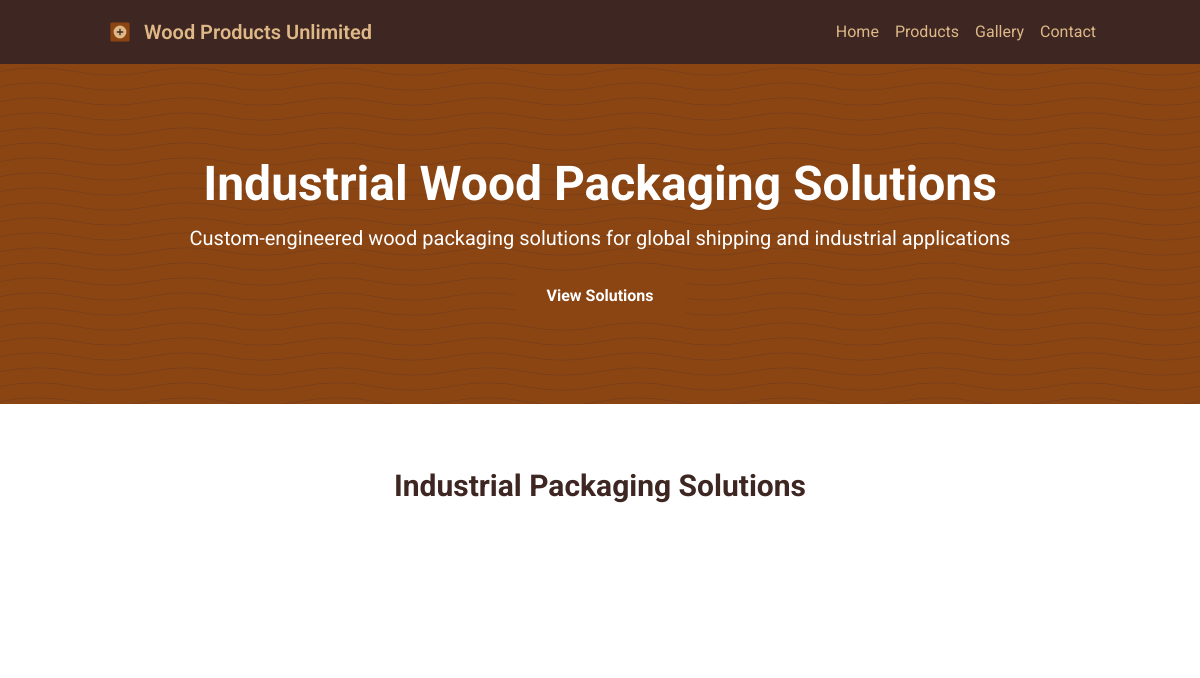
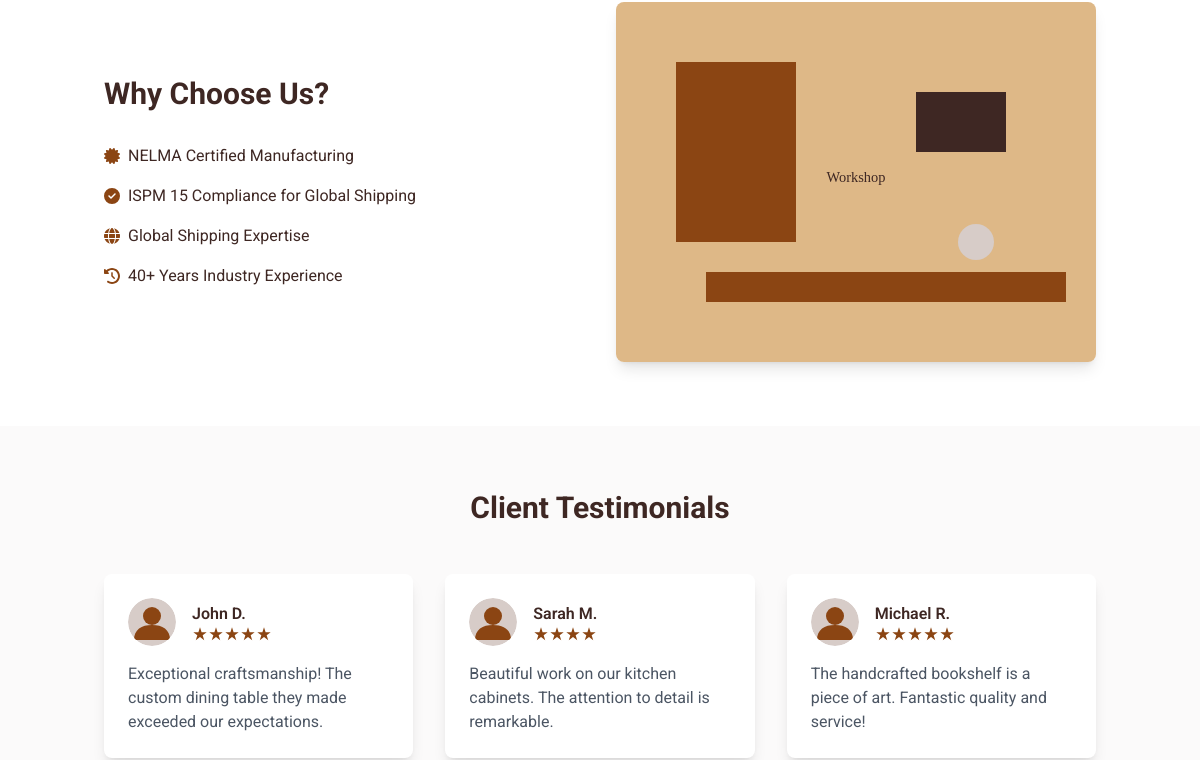
Before: / (upper part) with the older database file (2 pictures, top to bottom).
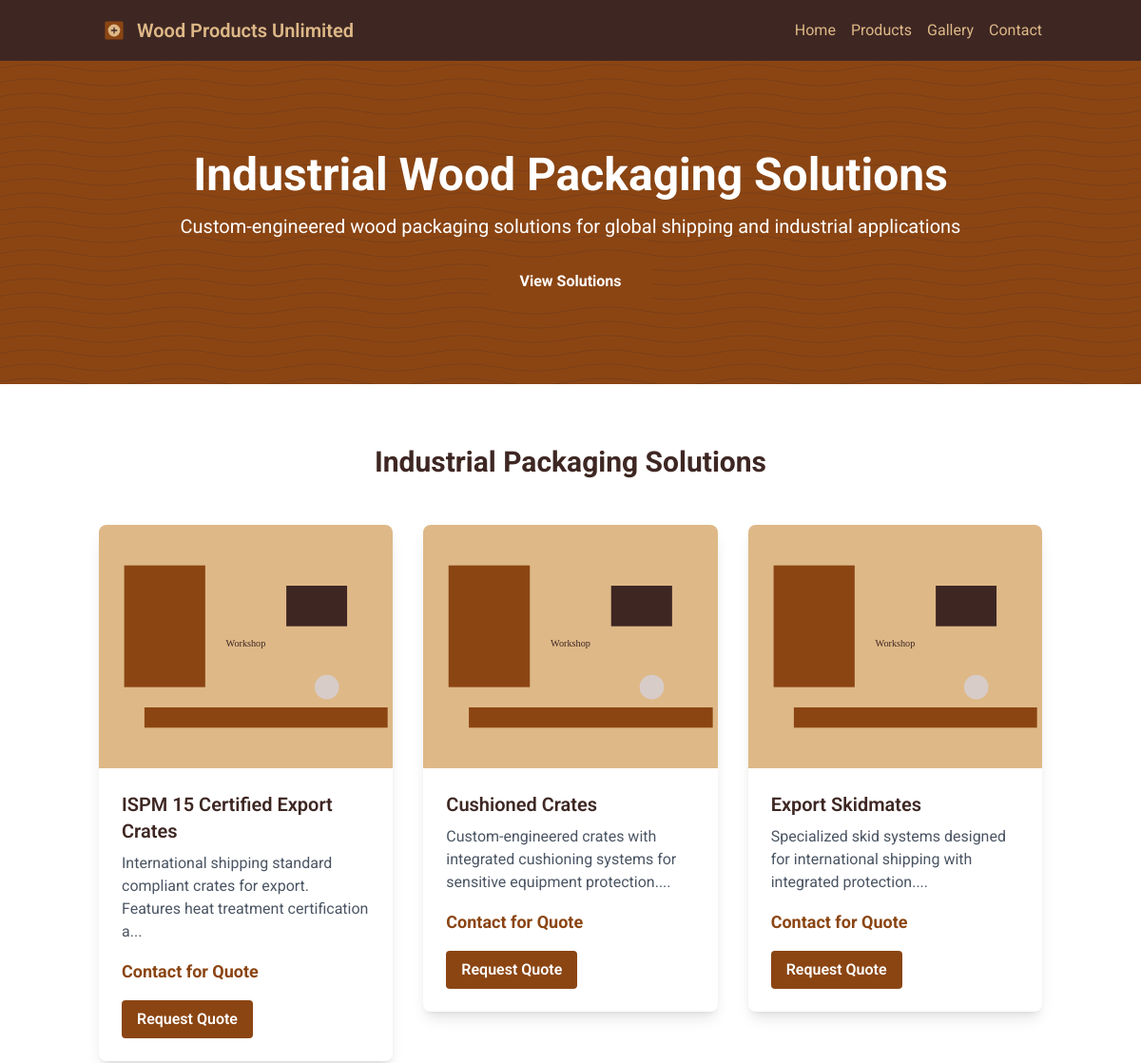
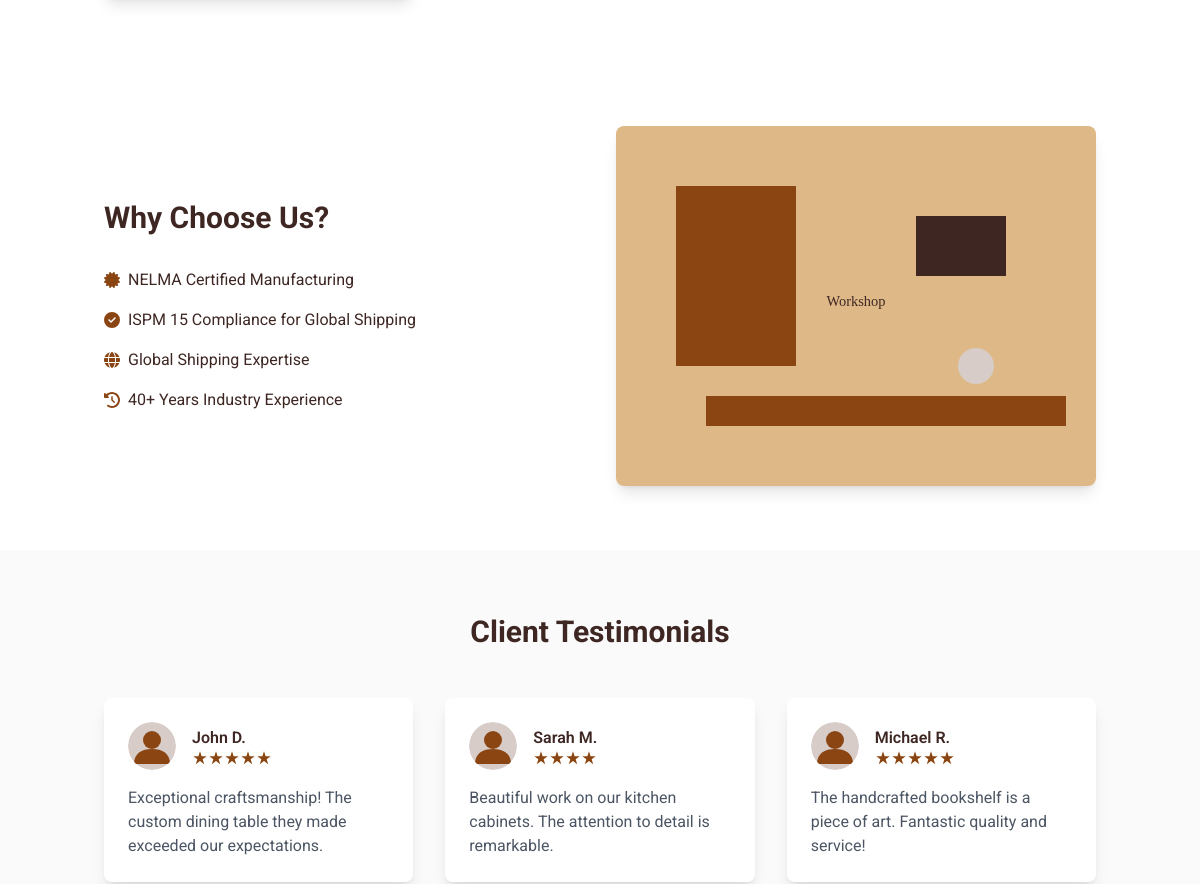
After: the same page with the newer database file (2 pictures, top to bottom).
### models.py (models this page shows)
class Testimonial(db.Model):
    id = db.Column(db.Integer, primary_key=True)
    client_name = db.Column(db.String(100), nullable=False)
    rating = db.Column(db.Integer, nullable=False)
    content = db.Column(db.Text, nullable=False)
    is_featured = db.Column(db.Boolean, default=False)
    created_at = db.Column(db.DateTime, default=datetime.utcnow)

class Product(db.Model):
    id = db.Column(db.Integer, primary_key=True)
    name = db.Column(db.String(100), nullable=False)
    description = db.Column(db.Text, nullable=False)
    category = db.Column(db.String(50), nullable=False)
    image_url = db.Column(db.String(200), nullable=False)
    price = db.Column(db.Float, nullable=False)
    created_at = db.Column(db.DateTime, default=datetime.utcnow)

### routes.py (the view)
@app.route('/')
def index():
    featured_products = Product.query.limit(3).all()
    testimonials = Testimonial.query.filter_by(is_featured=True).limit(3).all()
    return render_template('index.html', products=featured_products, testimonials=testimonials)

### routes.py (called while the page is built)
@app.context_processor
def utility_processor():
    def get_categories():
        return db.session.query(Product.category).distinct()
    return dict(get_categories=get_categories)

### templates/index.html
{% extends "base.html" %}
{% block content %}
<div class="relative bg-wood-dark text-white py-24">
    <div class="absolute inset-0 bg-opacity-80" style="background-image: url('/static/images/wood-texture.svg'); background-size: cover;"></div>
    <div class="container mx-auto px-4 text-center relative z-10">
        <h1 class="text-4xl md:text-5xl font-bold mb-4">Industrial Wood Packaging Solutions</h1>
        <p class="text-xl mb-8">Custom-engineered wood packaging solutions for global shipping and industrial applications</p>
        <a href="/products" class="bg-wood-brown hover:bg-wood-dark text-white font-bold py-3 px-8 rounded-lg transition duration-300">View Solutions</a>
    </div>
</div>
<div class="container mx-auto px-4 py-16">
    <h2 class="text-3xl font-bold text-center mb-12">Industrial Packaging Solutions</h2>
    <div class="grid grid-cols-1 md:grid-cols-3 gap-8">
        {% for product in products %}
        <div class="transform hover:-translate-y-1 transition duration-300">
            <div class="bg-white rounded-lg shadow-lg overflow-hidden">
                <img src="{{ product.image_url }}" class="w-full h-64 object-cover" alt="{{ product.name }}">
                <div class="p-6">
                    <h5 class="text-xl font-semibold mb-2">{{ product.name }}</h5>
                    <p class="text-gray-600 mb-4">{{ product.description[:100] }}...</p>
                    <p class="text-wood-brown font-bold text-lg mb-4">Contact for Quote</p>
                    <a href="/contact" class="inline-block bg-wood-brown hover:bg-wood-dark text-white font-semibold py-2 px-4 rounded transition duration-300">Request Quote</a>
                </div>
            </div>
        </div>
        {% endfor %}
    </div>
</div>
<div class="container mx-auto px-4 py-16">
    <div class="grid grid-cols-1 md:grid-cols-2 gap-8 items-center">
        <div>
            <h2 class="text-3xl font-bold mb-8">Why Choose Us?</h2>
            <ul class="space-y-4">
                <li class="flex items-center"><i class="fas fa-certificate text-wood-brown mr-2"></i> NELMA Certified Manufacturing</li>
                <li class="flex items-center"><i class="fas fa-check-circle text-wood-brown mr-2"></i> ISPM 15 Compliance for Global Shipping</li>
                <li class="flex items-center"><i class="fas fa-globe text-wood-brown mr-2"></i> Global Shipping Expertise</li>
                <li class="flex items-center"><i class="fas fa-history text-wood-brown mr-2"></i> 40+ Years Industry Experience</li>
            </ul>
        </div>
        <div>
            <img src="/static/images/workshop.svg" class="rounded-lg shadow-lg" alt="Industrial Workshop">
        </div>
    </div>
</div>
<div class="bg-wood-accent bg-opacity-10 py-16">
    <div class="container mx-auto px-4">
        <h2 class="text-3xl font-bold text-center text-wood-dark mb-12">Client Testimonials</h2>
        <div class="grid grid-cols-1 md:grid-cols-3 gap-8">
            {% for testimonial in testimonials %}
            <div class="bg-white p-6 rounded-lg shadow-lg transform hover:-translate-y-1 transition duration-300">
                <div class="flex items-center mb-4">
                    <img src="/static/images/avatar-placeholder.svg" alt="Client" class="w-12 h-12 rounded-full mr-4">
                    <div>
                        <h4 class="font-semibold text-wood-dark">{{ testimonial.client_name }}</h4>
                        <div class="flex">
                            {% for _ in range(testimonial.rating) %}
                            <img src="/static/images/star.svg" alt="star" class="w-4 h-4">
                            {% endfor %}
                        </div>
                    </div>
                </div>
                <p class="text-gray-600">{{ testimonial.content }}</p>
            </div>
            {% endfor %}
        </div>
    </div>
</div>
{% endblock %}

Changed rows visible on the page:
added Product: image_url (picture), name "ISPM 15 Certified Export Crates", description "International shipping standard compliant crates for export. Features heat treatment certification a"
added Product: image_url (picture), name "Cushioned Crates", description "Custom-engineered crates with integrated cushioning systems for sensitive equipment protection."
added Product: image_url (picture), name "Export Skidmates", description "Specialized skid systems designed for international shipping with integrated protection."
